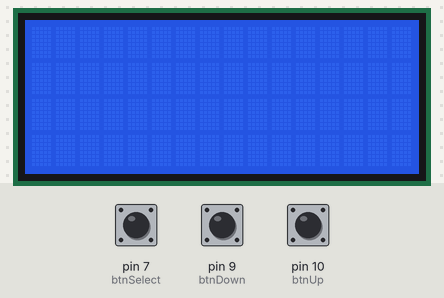
Bench run of a sketch on a simulated Arduino Uno, built with avr-gcc and run on an emulated ATmega328P. Shown: 16×4 character LCD. The inputs (shaded band) are chosen by the test bench; at power-on: pin 7 (btnSelect) HIGH, pin 10 (btnUp) HIGH, pin 9 (btnDown) HIGH.

Above: at 1.2 s.
1.3 s: pin 7 (btnSelect) pulled LOW for 0.15 s
At 2.3 s:
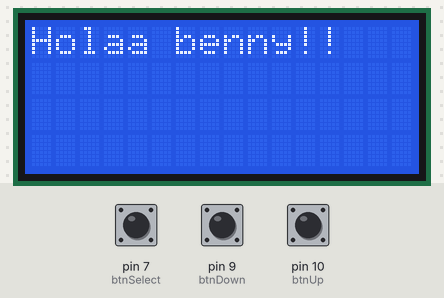
4.3 s: pin 10 (btnUp) pulled LOW for 0.15 s
At 4.7 s:
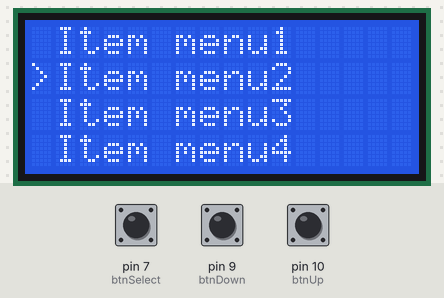
5.9 s: pin 7 (btnSelect) pulled LOW for 1 s
At 7.0 s:
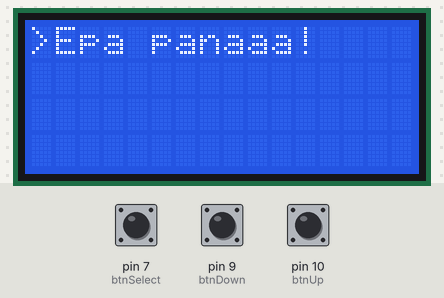
8.9 s: pin 10 (btnUp) pulled LOW for 1 s
At 9.4 s:
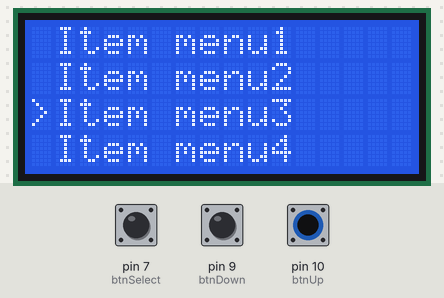
11.4 s: pin 7 (btnSelect) pulled LOW for 0.15 s
At 12.4 s:
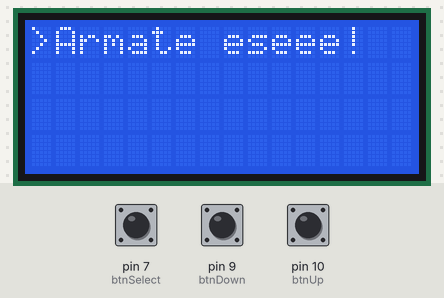
14.4 s: pin 10 (btnUp) pulled LOW for 0.15 s
At 14.8 s:
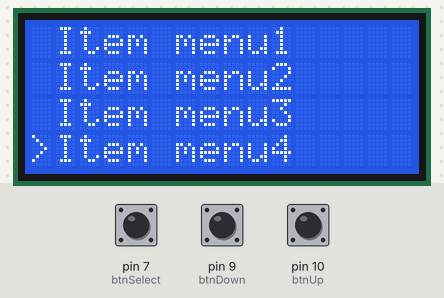
Timing chart, 0 to 17.0 s (numbered marks = the images above; inputs shaded):
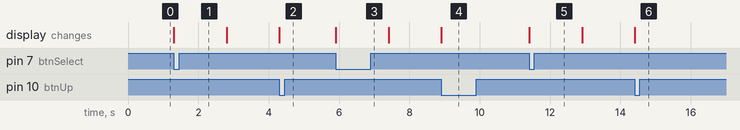

Measured:
- after the input at 1.3 s, the display: changes at once (image 1)
- after the input at 4.3 s, the display: changes at once (image 2)
- after the input at 5.9 s, the display: changes at once (image 3)
- after the input at 8.9 s, the display: changes at once (image 4)
- after the input at 11.4 s, the display: changes at once (image 5)
- after the input at 14.4 s, the display: changes at once (image 6)

The sketch:

saludos_16x4.ino
```cpp
#include <Wire.h>

// incluimos libreria
#include <LiquidCrystal.h>

// inicializamos display con sus pines
LiquidCrystal lcd(12, 11, 5, 4, 3, 2);
// variables de botones
int btnUp = 10;
int btnDown = 9;
int btnSelect = 7;
int menu = 1;

void setup() {
  lcd.begin(16, 4);
  pinMode(btnUp, INPUT_PULLUP);
  pinMode(btnDown, INPUT_PULLUP);
  pinMode(btnSelect, INPUT_PULLUP);
}

void loop() {
  if (!digitalRead(btnUp)) {
    menu++;
    updateMenu();
    delay(300);
    while (!digitalRead(btnUp));
  }
  if (!digitalRead(btnDown)) {
    menu--;
    updateMenu();
    delay(300);
    while (!digitalRead(btnDown));
  }
  if (!digitalRead(btnSelect)) {
    executeAction();
    updateMenu();
    delay(300);
    while (!digitalRead(btnSelect));
  }
}
void updateMenu() {
  switch (menu) {
    case 0:
      menu = 1;
      break;
    case 1: lcd.setCursor(0, 0);
      lcd.print(">Item menu1");
      lcd.setCursor(0, 1);
      lcd.print(" Item menu2");
      lcd.setCursor(0, 2);
      lcd.print(" Item menu3");
      lcd.setCursor(0, 3);
      lcd.print(" Item menu4");
      break;
    case 2: lcd.setCursor(0, 0);
      lcd.print(" Item menu1");
      lcd.setCursor(0, 1);
      lcd.print(">Item menu2");
      lcd.setCursor(0, 2);
      lcd.print(" Item menu3");
      lcd.setCursor(0, 3);
      lcd.print(" Item menu4");
      break;
    case 3: lcd.setCursor(0, 0);
      lcd.print(" Item menu1");
      lcd.setCursor(0, 1);
      lcd.print(" Item menu2");
      lcd.setCursor(0, 2);
      lcd.print(">Item menu3");
      lcd.setCursor(0, 3);
      lcd.print(" Item menu4");
      break;
    case 4: lcd.setCursor(0, 0);
      lcd.print(" Item menu1");
      lcd.setCursor(0, 1);
      lcd.print(" Item menu2");
      lcd.setCursor(0, 2);
      lcd.print(" Item menu3");
      lcd.setCursor(0, 3);
      lcd.print(">Item menu4");
      break;
    case 5:
      menu = 4;
      break;
  }

}
void executeAction() {
  switch (menu) {
    case 1:
      action1();
      break;
    case 2:
      action2();
      break;
    case 3:
      action3();
      break;
    case 4:
      action4();
      break;

  }
}
void action1() {
  lcd.clear();
  lcd.print("Holaa benny!!");
  delay(1500);
    lcd.clear();

}
void action2() {
  lcd.clear();
  lcd.print(">Epa panaaa!");
  delay(1500);
    lcd.clear();

}
void action3() {
  lcd.clear();
  lcd.print(">Armate eseee!");
  delay(1500);
    lcd.clear();

}
void action4() {
  lcd.clear();
  lcd.print(">Hablaaaaa");
  delay(1500);
  lcd.clear();
}
```
